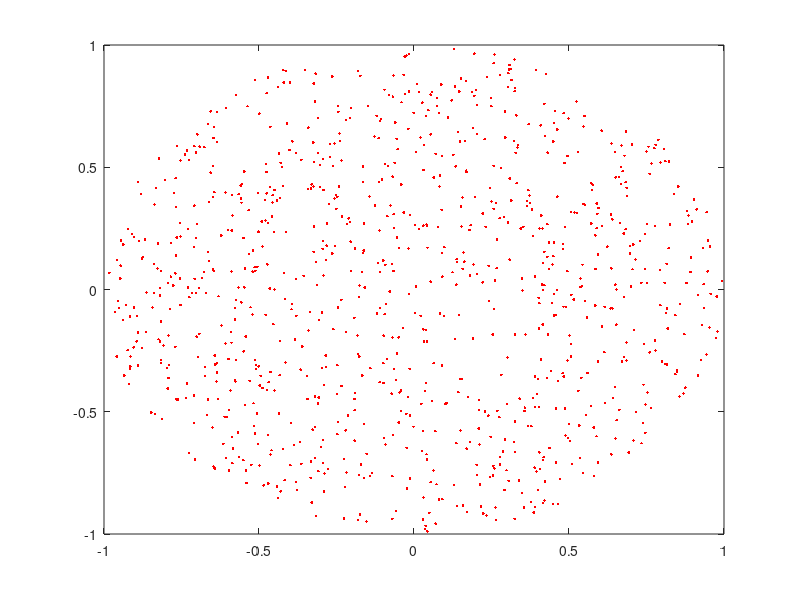

This chart was generated by the following MATLAB code:
N = 1000;
x = 0;
y = 0;
r = 1;

Ns = round(1.28*N + 2.5*sqrt(N) + 100); % 4/pi = 1.2732
X = rand(Ns,1)*(2*r) - r;
Y = rand(Ns,1)*(2*r) - r;
I = find(sqrt(X.^2 + Y.^2)<=r);
X = X(I(1:N)) + x;
Y = Y(I(1:N)) + y;
[TH,R] = cart2pol(X,Y);
% A = atan2d(Y,X);

X1 = cos(TH);
Y1 = sin(TH);

plot(X,Y,'.r')
